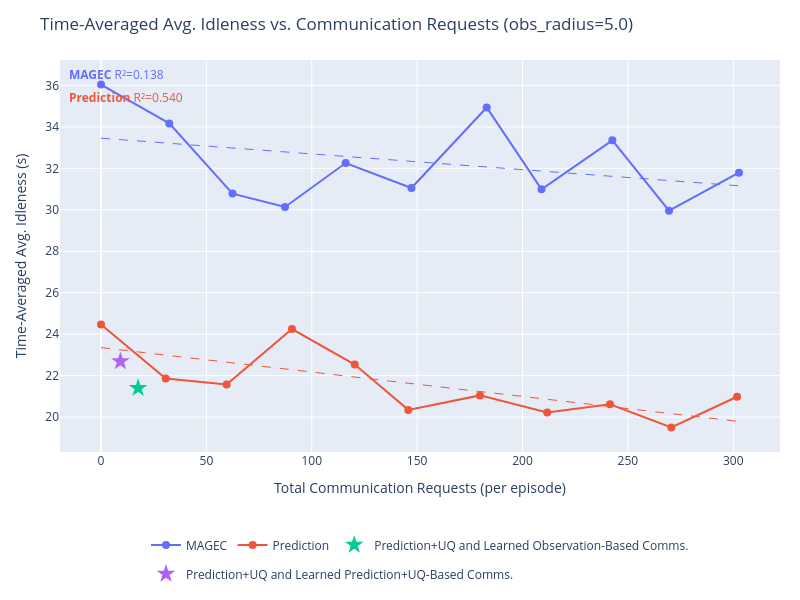
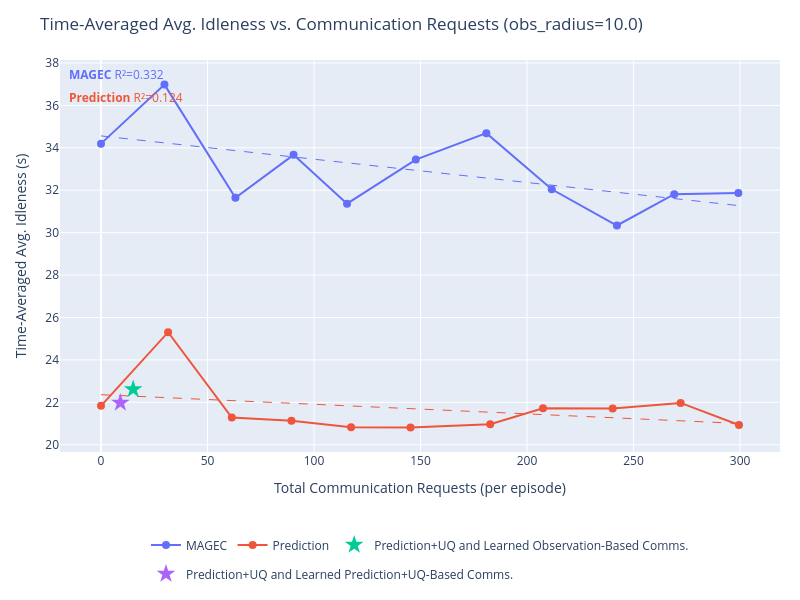
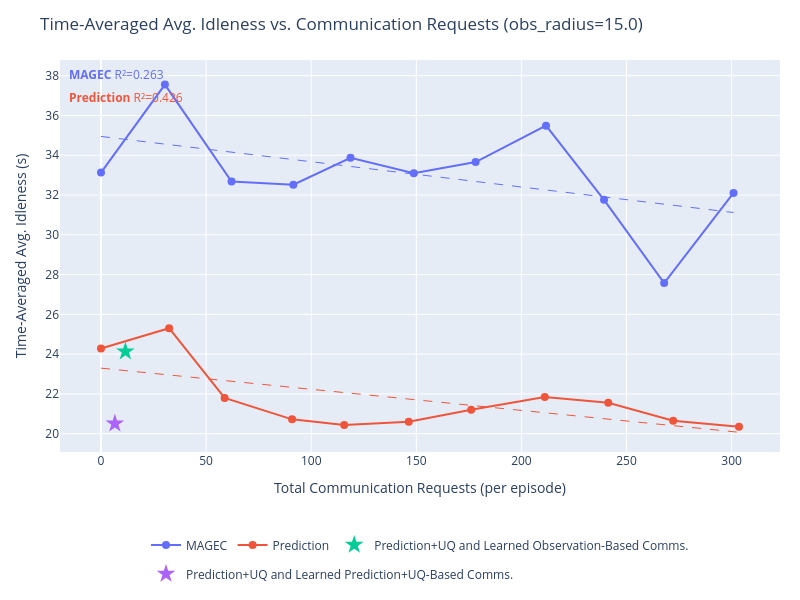
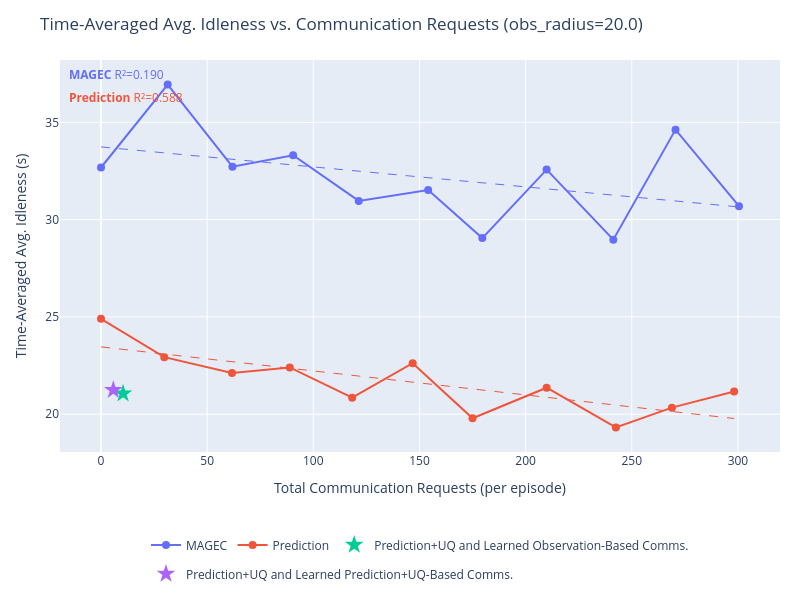

The cell these charts' notebook holds for them, in order:
### Code cell
import plotly.graph_objects as go
import plotly.express as px
import numpy as np

# SERIES_TO_PLOT = {"Learned Comms. + Prediction + UQ", "MAGEC"}
SERIES_TO_PLOT = None # Plot all

series_colors = {s: c for s, c in zip(output, px.colors.qualitative.Plotly)}


def get_requests(data):
    """Total communication requests per episode (mean over episodes)."""
    r = np.array(data['communication']['requests_made'][...])
    return float(np.mean(r.reshape(r.shape[0], -1).sum(axis=1)))


def get_idleness_mean(data):
    """Time-averaged avg. idleness, mean over episodes."""
    return float(np.mean(data['avg_idleness']))


def fit_ols_trendline(xs, ys):
    """
    Fit an OLS linear trendline y = a*x + b.
    Returns (x_smooth, y_smooth, r2).
    """
    xs, ys = np.array(xs, dtype=float), np.array(ys, dtype=float)
    coeffs = np.polyfit(xs, ys, 1)
    x_smooth = np.linspace(xs.min(), xs.max(), 200)
    y_smooth = np.polyval(coeffs, x_smooth)
    y_pred = np.polyval(coeffs, xs)
    ss_res = np.sum((ys - y_pred) ** 2)
    ss_tot = np.sum((ys - ys.mean()) ** 2)
    r2 = 1.0 - ss_res / ss_tot if ss_tot > 0 else float('nan')
    return x_smooth, y_smooth, r2


for obs_radius in obs_radii:
    fig = go.Figure()
    r2_annotations = []

    for series in output:
        if SERIES_TO_PLOT is not None and series not in SERIES_TO_PLOT:
            continue

        color = series_colors.get(series, '#888888')
        all_exps = list(output[series].keys())

        # Swept experiments: encoded as obs_radius_X_comms_Y
        swept_exps = sorted(
            [e for e in all_exps if f"obs_radius_{obs_radius:.1f}_comms_" in e],
            key=lambda e: float(e.split("_comms_")[1])
        )
        # Fixed (learned comms) experiments: encoded as obs_radius_X only
        fixed_exps = [e for e in all_exps if e == f"obs_radius_{obs_radius:.1f}"]

        if swept_exps:
            comms_ps = [float(e.split("_comms_")[1]) for e in swept_exps]
            xs = [get_requests(output[series][e]) for e in swept_exps]
            ys = [get_idleness_mean(output[series][e]) for e in swept_exps]

            fig.add_trace(go.Scatter(
                x=xs,
                y=ys,
                mode='lines+markers',
                name=series,
                line=dict(color=color),
                marker=dict(color=color, size=8),
                legendgroup=series,
                hovertemplate=[
                    f"{series}<br>comms_p={cp:.3f}<br>requests=%{{x:.1f}}<br>idleness=%{{y:.4f}}<extra></extra>"
                    for cp in comms_ps
                ],
            ))

            # OLS trendline
            if len(xs) >= 2:
                x_trend, y_trend, r2 = fit_ols_trendline(xs, ys)
                fig.add_trace(go.Scatter(
                    x=x_trend,
                    y=y_trend,
                    mode='lines',
                    name=f"{series} (fit)",
                    line=dict(color=color, dash='dash', width=1),
                    legendgroup=series,
                    showlegend=False,
                    hoverinfo='skip',
                ))
                r2_annotations.append(
                    dict(
                        text=f"<b>{series}</b> R²={r2:.3f}",
                        xref='paper', yref='paper',
                        x=0.01,
                        y=0.99 - len(r2_annotations) * 0.06,
                        xanchor='left', yanchor='top',
                        showarrow=False,
                        font=dict(color=color, size=12),
                    )
                )

        if fixed_exps:
            xs_f = [get_requests(output[series][e]) for e in fixed_exps]
            ys_f = [get_idleness_mean(output[series][e]) for e in fixed_exps]
            fig.add_trace(go.Scatter(
                x=xs_f,
                y=ys_f,
                mode='markers',
                name=series,
                marker=dict(color=color, size=14, symbol='star'),
                legendgroup=series,
                showlegend=len(swept_exps) == 0,
                hovertemplate=f"{series}<br>requests=%{{x:.1f}}<br>idleness=%{{y:.4f}}<extra></extra>",
            ))

    fig.update_layout(
        title=f"Time-Averaged Avg. Idleness vs. Communication Requests (obs_radius={obs_radius:.1f})",
        xaxis_title="Total Communication Requests (per episode)",
        yaxis_title="Time-Averaged Avg. Idleness (s)",
        height=600,
        width=800,
        hovermode='closest',
        autosize=True,
        margin=dict(l=60, r=20, t=60, b=120),
        legend=dict(orientation='h', yanchor='top', y=-0.2, xanchor='center', x=0.5),
        annotations=r2_annotations,
    )
    fig.show()

### Figure 1 — Plotly figure (JSON) as saved in the notebook; plotly's stock layout.template omitted (floating-point values rounded to 4 significant figures; data arrays with more than 128 entries replaced by an {"elided": "..."} marker saying what was removed)
{"data": [{"hovertemplate": ["MAGEC<br>comms_p=0.000<br>requests=%{x:.1f}<br>idleness=%{y:.4f}<extra></extra>", "MAGEC<br>comms_p=0.050<br>requests=%{x:.1f}<br>idleness=%{y:.4f}<extra></extra>", "MAGEC<br>comms_p=0.100<br>requests=%{x:.1f}<br>idleness=%{y:.4f}<extra></extra>", "MAGEC<br>comms_p=0.150<br>requests=%{x:.1f}<br>idleness=%{y:.4f}<extra></extra>", "MAGEC<br>comms_p=0.200<br>requests=%{x:.1f}<br>idleness=%{y:.4f}<extra></extra>", "MAGEC<br>comms_p=0.250<br>requests=%{x:.1f}<br>idleness=%{y:.4f}<extra></extra>", "MAGEC<br>comms_p=0.300<br>requests=%{x:.1f}<br>idleness=%{y:.4f}<extra></extra>", "MAGEC<br>comms_p=0.350<br>requests=%{x:.1f}<br>idleness=%{y:.4f}<extra></extra>", "MAGEC<br>comms_p=0.400<br>requests=%{x:.1f}<br>idleness=%{y:.4f}<extra></extra>", "MAGEC<br>comms_p=0.450<br>requests=%{x:.1f}<br>idleness=%{y:.4f}<extra></extra>", "MAGEC<br>comms_p=0.500<br>requests=%{x:.1f}<br>idleness=%{y:.4f}<extra></extra>"], "legendgroup": "MAGEC", "line": {"color": "#636EFA"}, "marker": {"color": "#636EFA", "size": 8}, "mode": "lines+markers", "name": "MAGEC", "type": "scatter", "x": [0, 32.4, 62.4, 87.3, 116.1, 147.3, 183, 209, 242.6, 269.5, 302.7], "y": [36.04, 34.17, 30.78, 30.14, 32.26, 31.05, 34.94, 30.99, 33.35, 29.96, 31.79]}, {"hoverinfo": "skip", "legendgroup": "MAGEC", "line": {"color": "#636EFA", "dash": "dash", "width": 1}, "mode": "lines", "name": "MAGEC (fit)", "showlegend": false, "type": "scatter", "x": {"elided": "200 float values"}, "y": {"elided": "200 float values"}}, {"hovertemplate": ["Prediction<br>comms_p=0.000<br>requests=%{x:.1f}<br>idleness=%{y:.4f}<extra></extra>", "Prediction<br>comms_p=0.050<br>requests=%{x:.1f}<br>idleness=%{y:.4f}<extra></extra>", "Prediction<br>comms_p=0.100<br>requests=%{x:.1f}<br>idleness=%{y:.4f}<extra></extra>", "Prediction<br>comms_p=0.150<br>requests=%{x:.1f}<br>idleness=%{y:.4f}<extra></extra>", "Prediction<br>comms_p=0.200<br>requests=%{x:.1f}<br>idleness=%{y:.4f}<extra></extra>", "Prediction<br>comms_p=0.250<br>requests=%{x:.1f}<br>idleness=%{y:.4f}<extra></extra>", "Prediction<br>comms_p=0.300<br>requests=%{x:.1f}<br>idleness=%{y:.4f}<extra></extra>", "Prediction<br>comms_p=0.350<br>requests=%{x:.1f}<br>idleness=%{y:.4f}<extra></extra>", "Prediction<br>comms_p=0.400<br>requests=%{x:.1f}<br>idleness=%{y:.4f}<extra></extra>", "Prediction<br>comms_p=0.450<br>requests=%{x:.1f}<br>idleness=%{y:.4f}<extra></extra>", "Prediction<br>comms_p=0.500<br>requests=%{x:.1f}<br>idleness=%{y:.4f}<extra></extra>"], "legendgroup": "Prediction", "line": {"color": "#EF553B"}, "marker": {"color": "#EF553B", "size": 8}, "mode": "lines+markers", "name": "Prediction", "type": "scatter", "x": [0, 30.7, 59.6, 90.6, 120.4, 145.8, 179.8, 211.7, 241.5, 270.6, 301.8], "y": [24.47, 21.87, 21.57, 24.25, 22.54, 20.35, 21.05, 20.23, 20.62, 19.5, 20.98]}, {"hoverinfo": "skip", "legendgroup": "Prediction", "line": {"color": "#EF553B", "dash": "dash", "width": 1}, "mode": "lines", "name": "Prediction (fit)", "showlegend": false, "type": "scatter", "x": {"elided": "200 float values"}, "y": {"elided": "200 float values"}}, {"hovertemplate": "Prediction+UQ and Learned Observation-Based Comms.<br>requests=%{x:.1f}<br>idleness=%{y:.4f}<extra></extra>", "legendgroup": "Prediction+UQ and Learned Observation-Based Comms.", "marker": {"color": "#00CC96", "size": 14, "symbol": "star"}, "mode": "markers", "name": "Prediction+UQ and Learned Observation-Based Comms.", "showlegend": true, "type": "scatter", "x": [17.6], "y": [21.4]}, {"hovertemplate": "Prediction+UQ and Learned Prediction+UQ-Based Comms.<br>requests=%{x:.1f}<br>idleness=%{y:.4f}<extra></extra>", "legendgroup": "Prediction+UQ and Learned Prediction+UQ-Based Comms.", "marker": {"color": "#AB63FA", "size": 14, "symbol": "star"}, "mode": "markers", "name": "Prediction+UQ and Learned Prediction+UQ-Based Comms.", "showlegend": true, "type": "scatter", "x": [9.2], "y": [22.69]}], "layout": {"annotations": [{"font": {"color": "#636EFA", "size": 12}, "showarrow": false, "text": "<b>MAGEC</b> R²=0.138", "x": 0.01, "xanchor": "left", "xref": "paper", "y": 0.99, "yanchor": "top", "yref": "paper"}, {"font": {"color": "#EF553B", "size": 12}, "showarrow": false, "text": "<b>Prediction</b> R²=0.540", "x": 0.01, "xanchor": "left", "xref": "paper", "y": 0.93, "yanchor": "top", "yref": "paper"}], "autosize": true, "height": 600, "hovermode": "closest", "legend": {"orientation": "h", "x": 0.5, "xanchor": "center", "y": -0.2, "yanchor": "top"}, "margin": {"b": 120, "l": 60, "r": 20, "t": 60}, "title": {"text": "Time-Averaged Avg. Idleness vs. Communication Requests (obs_radius=5.0)"}, "width": 800, "xaxis": {"title": {"text": "Total Communication Requests (per episode)"}}, "yaxis": {"title": {"text": "Time-Averaged Avg. Idleness (s)"}}}}

### Figure 2 — Plotly figure (JSON) as saved in the notebook; plotly's stock layout.template omitted (floating-point values rounded to 4 significant figures; data arrays with more than 128 entries replaced by an {"elided": "..."} marker saying what was removed)
{"data": [{"hovertemplate": ["MAGEC<br>comms_p=0.000<br>requests=%{x:.1f}<br>idleness=%{y:.4f}<extra></extra>", "MAGEC<br>comms_p=0.050<br>requests=%{x:.1f}<br>idleness=%{y:.4f}<extra></extra>", "MAGEC<br>comms_p=0.100<br>requests=%{x:.1f}<br>idleness=%{y:.4f}<extra></extra>", "MAGEC<br>comms_p=0.150<br>requests=%{x:.1f}<br>idleness=%{y:.4f}<extra></extra>", "MAGEC<br>comms_p=0.200<br>requests=%{x:.1f}<br>idleness=%{y:.4f}<extra></extra>", "MAGEC<br>comms_p=0.250<br>requests=%{x:.1f}<br>idleness=%{y:.4f}<extra></extra>", "MAGEC<br>comms_p=0.300<br>requests=%{x:.1f}<br>idleness=%{y:.4f}<extra></extra>", "MAGEC<br>comms_p=0.350<br>requests=%{x:.1f}<br>idleness=%{y:.4f}<extra></extra>", "MAGEC<br>comms_p=0.400<br>requests=%{x:.1f}<br>idleness=%{y:.4f}<extra></extra>", "MAGEC<br>comms_p=0.450<br>requests=%{x:.1f}<br>idleness=%{y:.4f}<extra></extra>", "MAGEC<br>comms_p=0.500<br>requests=%{x:.1f}<br>idleness=%{y:.4f}<extra></extra>"], "legendgroup": "MAGEC", "line": {"color": "#636EFA"}, "marker": {"color": "#636EFA", "size": 8}, "mode": "lines+markers", "name": "MAGEC", "type": "scatter", "x": [0, 29.8, 63.1, 90.4, 115.5, 147.8, 180.9, 211.6, 242.2, 269.1, 299.2], "y": [34.2, 36.98, 31.64, 33.67, 31.37, 33.45, 34.69, 32.05, 30.34, 31.82, 31.87]}, {"hoverinfo": "skip", "legendgroup": "MAGEC", "line": {"color": "#636EFA", "dash": "dash", "width": 1}, "mode": "lines", "name": "MAGEC (fit)", "showlegend": false, "type": "scatter", "x": {"elided": "200 float values"}, "y": {"elided": "200 float values"}}, {"hovertemplate": ["Prediction<br>comms_p=0.000<br>requests=%{x:.1f}<br>idleness=%{y:.4f}<extra></extra>", "Prediction<br>comms_p=0.050<br>requests=%{x:.1f}<br>idleness=%{y:.4f}<extra></extra>", "Prediction<br>comms_p=0.100<br>requests=%{x:.1f}<br>idleness=%{y:.4f}<extra></extra>", "Prediction<br>comms_p=0.150<br>requests=%{x:.1f}<br>idleness=%{y:.4f}<extra></extra>", "Prediction<br>comms_p=0.200<br>requests=%{x:.1f}<br>idleness=%{y:.4f}<extra></extra>", "Prediction<br>comms_p=0.250<br>requests=%{x:.1f}<br>idleness=%{y:.4f}<extra></extra>", "Prediction<br>comms_p=0.300<br>requests=%{x:.1f}<br>idleness=%{y:.4f}<extra></extra>", "Prediction<br>comms_p=0.350<br>requests=%{x:.1f}<br>idleness=%{y:.4f}<extra></extra>", "Prediction<br>comms_p=0.400<br>requests=%{x:.1f}<br>idleness=%{y:.4f}<extra></extra>", "Prediction<br>comms_p=0.450<br>requests=%{x:.1f}<br>idleness=%{y:.4f}<extra></extra>", "Prediction<br>comms_p=0.500<br>requests=%{x:.1f}<br>idleness=%{y:.4f}<extra></extra>"], "legendgroup": "Prediction", "line": {"color": "#EF553B"}, "marker": {"color": "#EF553B", "size": 8}, "mode": "lines+markers", "name": "Prediction", "type": "scatter", "x": [0, 31.5, 61.4, 89.4, 117.4, 145.3, 182.7, 207.5, 240.2, 272.1, 299.5], "y": [21.84, 25.31, 21.28, 21.14, 20.82, 20.82, 20.97, 21.72, 21.71, 21.97, 20.93]}, {"hoverinfo": "skip", "legendgroup": "Prediction", "line": {"color": "#EF553B", "dash": "dash", "width": 1}, "mode": "lines", "name": "Prediction (fit)", "showlegend": false, "type": "scatter", "x": {"elided": "200 float values"}, "y": {"elided": "200 float values"}}, {"hovertemplate": "Prediction+UQ and Learned Observation-Based Comms.<br>requests=%{x:.1f}<br>idleness=%{y:.4f}<extra></extra>", "legendgroup": "Prediction+UQ and Learned Observation-Based Comms.", "marker": {"color": "#00CC96", "size": 14, "symbol": "star"}, "mode": "markers", "name": "Prediction+UQ and Learned Observation-Based Comms.", "showlegend": true, "type": "scatter", "x": [15.1], "y": [22.61]}, {"hovertemplate": "Prediction+UQ and Learned Prediction+UQ-Based Comms.<br>requests=%{x:.1f}<br>idleness=%{y:.4f}<extra></extra>", "legendgroup": "Prediction+UQ and Learned Prediction+UQ-Based Comms.", "marker": {"color": "#AB63FA", "size": 14, "symbol": "star"}, "mode": "markers", "name": "Prediction+UQ and Learned Prediction+UQ-Based Comms.", "showlegend": true, "type": "scatter", "x": [9.1], "y": [21.98]}], "layout": {"annotations": [{"font": {"color": "#636EFA", "size": 12}, "showarrow": false, "text": "<b>MAGEC</b> R²=0.332", "x": 0.01, "xanchor": "left", "xref": "paper", "y": 0.99, "yanchor": "top", "yref": "paper"}, {"font": {"color": "#EF553B", "size": 12}, "showarrow": false, "text": "<b>Prediction</b> R²=0.124", "x": 0.01, "xanchor": "left", "xref": "paper", "y": 0.93, "yanchor": "top", "yref": "paper"}], "autosize": true, "height": 600, "hovermode": "closest", "legend": {"orientation": "h", "x": 0.5, "xanchor": "center", "y": -0.2, "yanchor": "top"}, "margin": {"b": 120, "l": 60, "r": 20, "t": 60}, "title": {"text": "Time-Averaged Avg. Idleness vs. Communication Requests (obs_radius=10.0)"}, "width": 800, "xaxis": {"title": {"text": "Total Communication Requests (per episode)"}}, "yaxis": {"title": {"text": "Time-Averaged Avg. Idleness (s)"}}}}

### Figure 3 — Plotly figure (JSON) as saved in the notebook; plotly's stock layout.template omitted (floating-point values rounded to 4 significant figures; data arrays with more than 128 entries replaced by an {"elided": "..."} marker saying what was removed)
{"data": [{"hovertemplate": ["MAGEC<br>comms_p=0.000<br>requests=%{x:.1f}<br>idleness=%{y:.4f}<extra></extra>", "MAGEC<br>comms_p=0.050<br>requests=%{x:.1f}<br>idleness=%{y:.4f}<extra></extra>", "MAGEC<br>comms_p=0.100<br>requests=%{x:.1f}<br>idleness=%{y:.4f}<extra></extra>", "MAGEC<br>comms_p=0.150<br>requests=%{x:.1f}<br>idleness=%{y:.4f}<extra></extra>", "MAGEC<br>comms_p=0.200<br>requests=%{x:.1f}<br>idleness=%{y:.4f}<extra></extra>", "MAGEC<br>comms_p=0.250<br>requests=%{x:.1f}<br>idleness=%{y:.4f}<extra></extra>", "MAGEC<br>comms_p=0.300<br>requests=%{x:.1f}<br>idleness=%{y:.4f}<extra></extra>", "MAGEC<br>comms_p=0.350<br>requests=%{x:.1f}<br>idleness=%{y:.4f}<extra></extra>", "MAGEC<br>comms_p=0.400<br>requests=%{x:.1f}<br>idleness=%{y:.4f}<extra></extra>", "MAGEC<br>comms_p=0.450<br>requests=%{x:.1f}<br>idleness=%{y:.4f}<extra></extra>", "MAGEC<br>comms_p=0.500<br>requests=%{x:.1f}<br>idleness=%{y:.4f}<extra></extra>"], "legendgroup": "MAGEC", "line": {"color": "#636EFA"}, "marker": {"color": "#636EFA", "size": 8}, "mode": "lines+markers", "name": "MAGEC", "type": "scatter", "x": [0, 30.4, 62.1, 91.5, 118.7, 148.8, 178.2, 211.7, 239.3, 267.9, 300.9], "y": [33.13, 37.55, 32.68, 32.52, 33.87, 33.09, 33.66, 35.49, 31.76, 27.57, 32.1]}, {"hoverinfo": "skip", "legendgroup": "MAGEC", "line": {"color": "#636EFA", "dash": "dash", "width": 1}, "mode": "lines", "name": "MAGEC (fit)", "showlegend": false, "type": "scatter", "x": {"elided": "200 float values"}, "y": {"elided": "200 float values"}}, {"hovertemplate": ["Prediction<br>comms_p=0.000<br>requests=%{x:.1f}<br>idleness=%{y:.4f}<extra></extra>", "Prediction<br>comms_p=0.050<br>requests=%{x:.1f}<br>idleness=%{y:.4f}<extra></extra>", "Prediction<br>comms_p=0.100<br>requests=%{x:.1f}<br>idleness=%{y:.4f}<extra></extra>", "Prediction<br>comms_p=0.150<br>requests=%{x:.1f}<br>idleness=%{y:.4f}<extra></extra>", "Prediction<br>comms_p=0.200<br>requests=%{x:.1f}<br>idleness=%{y:.4f}<extra></extra>", "Prediction<br>comms_p=0.250<br>requests=%{x:.1f}<br>idleness=%{y:.4f}<extra></extra>", "Prediction<br>comms_p=0.300<br>requests=%{x:.1f}<br>idleness=%{y:.4f}<extra></extra>", "Prediction<br>comms_p=0.350<br>requests=%{x:.1f}<br>idleness=%{y:.4f}<extra></extra>", "Prediction<br>comms_p=0.400<br>requests=%{x:.1f}<br>idleness=%{y:.4f}<extra></extra>", "Prediction<br>comms_p=0.450<br>requests=%{x:.1f}<br>idleness=%{y:.4f}<extra></extra>", "Prediction<br>comms_p=0.500<br>requests=%{x:.1f}<br>idleness=%{y:.4f}<extra></extra>"], "legendgroup": "Prediction", "line": {"color": "#EF553B"}, "marker": {"color": "#EF553B", "size": 8}, "mode": "lines+markers", "name": "Prediction", "type": "scatter", "x": [0, 32.4, 58.8, 90.9, 115.7, 146.4, 176.1, 211.1, 241.3, 272.2, 303.5], "y": [24.29, 25.31, 21.8, 20.72, 20.44, 20.6, 21.21, 21.84, 21.56, 20.66, 20.35]}, {"hoverinfo": "skip", "legendgroup": "Prediction", "line": {"color": "#EF553B", "dash": "dash", "width": 1}, "mode": "lines", "name": "Prediction (fit)", "showlegend": false, "type": "scatter", "x": {"elided": "200 float values"}, "y": {"elided": "200 float values"}}, {"hovertemplate": "Prediction+UQ and Learned Observation-Based Comms.<br>requests=%{x:.1f}<br>idleness=%{y:.4f}<extra></extra>", "legendgroup": "Prediction+UQ and Learned Observation-Based Comms.", "marker": {"color": "#00CC96", "size": 14, "symbol": "star"}, "mode": "markers", "name": "Prediction+UQ and Learned Observation-Based Comms.", "showlegend": true, "type": "scatter", "x": [11.6], "y": [24.14]}, {"hovertemplate": "Prediction+UQ and Learned Prediction+UQ-Based Comms.<br>requests=%{x:.1f}<br>idleness=%{y:.4f}<extra></extra>", "legendgroup": "Prediction+UQ and Learned Prediction+UQ-Based Comms.", "marker": {"color": "#AB63FA", "size": 14, "symbol": "star"}, "mode": "markers", "name": "Prediction+UQ and Learned Prediction+UQ-Based Comms.", "showlegend": true, "type": "scatter", "x": [6.6], "y": [20.51]}], "layout": {"annotations": [{"font": {"color": "#636EFA", "size": 12}, "showarrow": false, "text": "<b>MAGEC</b> R²=0.263", "x": 0.01, "xanchor": "left", "xref": "paper", "y": 0.99, "yanchor": "top", "yref": "paper"}, {"font": {"color": "#EF553B", "size": 12}, "showarrow": false, "text": "<b>Prediction</b> R²=0.426", "x": 0.01, "xanchor": "left", "xref": "paper", "y": 0.93, "yanchor": "top", "yref": "paper"}], "autosize": true, "height": 600, "hovermode": "closest", "legend": {"orientation": "h", "x": 0.5, "xanchor": "center", "y": -0.2, "yanchor": "top"}, "margin": {"b": 120, "l": 60, "r": 20, "t": 60}, "title": {"text": "Time-Averaged Avg. Idleness vs. Communication Requests (obs_radius=15.0)"}, "width": 800, "xaxis": {"title": {"text": "Total Communication Requests (per episode)"}}, "yaxis": {"title": {"text": "Time-Averaged Avg. Idleness (s)"}}}}

### Figure 4 — Plotly figure (JSON) as saved in the notebook; plotly's stock layout.template omitted (floating-point values rounded to 4 significant figures; data arrays with more than 128 entries replaced by an {"elided": "..."} marker saying what was removed)
{"data": [{"hovertemplate": ["MAGEC<br>comms_p=0.000<br>requests=%{x:.1f}<br>idleness=%{y:.4f}<extra></extra>", "MAGEC<br>comms_p=0.050<br>requests=%{x:.1f}<br>idleness=%{y:.4f}<extra></extra>", "MAGEC<br>comms_p=0.100<br>requests=%{x:.1f}<br>idleness=%{y:.4f}<extra></extra>", "MAGEC<br>comms_p=0.150<br>requests=%{x:.1f}<br>idleness=%{y:.4f}<extra></extra>", "MAGEC<br>comms_p=0.200<br>requests=%{x:.1f}<br>idleness=%{y:.4f}<extra></extra>", "MAGEC<br>comms_p=0.250<br>requests=%{x:.1f}<br>idleness=%{y:.4f}<extra></extra>", "MAGEC<br>comms_p=0.300<br>requests=%{x:.1f}<br>idleness=%{y:.4f}<extra></extra>", "MAGEC<br>comms_p=0.350<br>requests=%{x:.1f}<br>idleness=%{y:.4f}<extra></extra>", "MAGEC<br>comms_p=0.400<br>requests=%{x:.1f}<br>idleness=%{y:.4f}<extra></extra>", "MAGEC<br>comms_p=0.450<br>requests=%{x:.1f}<br>idleness=%{y:.4f}<extra></extra>", "MAGEC<br>comms_p=0.500<br>requests=%{x:.1f}<br>idleness=%{y:.4f}<extra></extra>"], "legendgroup": "MAGEC", "line": {"color": "#636EFA"}, "marker": {"color": "#636EFA", "size": 8}, "mode": "lines+markers", "name": "MAGEC", "type": "scatter", "x": [0, 31.4, 61.9, 90.5, 121.4, 154.1, 179.6, 209.9, 241.3, 270.6, 300.5], "y": [32.68, 36.94, 32.72, 33.31, 30.96, 31.52, 29.05, 32.57, 28.97, 34.62, 30.69]}, {"hoverinfo": "skip", "legendgroup": "MAGEC", "line": {"color": "#636EFA", "dash": "dash", "width": 1}, "mode": "lines", "name": "MAGEC (fit)", "showlegend": false, "type": "scatter", "x": {"elided": "200 float values"}, "y": {"elided": "200 float values"}}, {"hovertemplate": ["Prediction<br>comms_p=0.000<br>requests=%{x:.1f}<br>idleness=%{y:.4f}<extra></extra>", "Prediction<br>comms_p=0.050<br>requests=%{x:.1f}<br>idleness=%{y:.4f}<extra></extra>", "Prediction<br>comms_p=0.100<br>requests=%{x:.1f}<br>idleness=%{y:.4f}<extra></extra>", "Prediction<br>comms_p=0.150<br>requests=%{x:.1f}<br>idleness=%{y:.4f}<extra></extra>", "Prediction<br>comms_p=0.200<br>requests=%{x:.1f}<br>idleness=%{y:.4f}<extra></extra>", "Prediction<br>comms_p=0.250<br>requests=%{x:.1f}<br>idleness=%{y:.4f}<extra></extra>", "Prediction<br>comms_p=0.300<br>requests=%{x:.1f}<br>idleness=%{y:.4f}<extra></extra>", "Prediction<br>comms_p=0.350<br>requests=%{x:.1f}<br>idleness=%{y:.4f}<extra></extra>", "Prediction<br>comms_p=0.400<br>requests=%{x:.1f}<br>idleness=%{y:.4f}<extra></extra>", "Prediction<br>comms_p=0.450<br>requests=%{x:.1f}<br>idleness=%{y:.4f}<extra></extra>", "Prediction<br>comms_p=0.500<br>requests=%{x:.1f}<br>idleness=%{y:.4f}<extra></extra>"], "legendgroup": "Prediction", "line": {"color": "#EF553B"}, "marker": {"color": "#EF553B", "size": 8}, "mode": "lines+markers", "name": "Prediction", "type": "scatter", "x": [0, 29.8, 61.7, 88.9, 118.3, 146.8, 175, 209.9, 242.5, 268.9, 298.2], "y": [24.9, 22.93, 22.12, 22.4, 20.85, 22.62, 19.79, 21.36, 19.32, 20.34, 21.17]}, {"hoverinfo": "skip", "legendgroup": "Prediction", "line": {"color": "#EF553B", "dash": "dash", "width": 1}, "mode": "lines", "name": "Prediction (fit)", "showlegend": false, "type": "scatter", "x": {"elided": "200 float values"}, "y": {"elided": "200 float values"}}, {"hovertemplate": "Prediction+UQ and Learned Observation-Based Comms.<br>requests=%{x:.1f}<br>idleness=%{y:.4f}<extra></extra>", "legendgroup": "Prediction+UQ and Learned Observation-Based Comms.", "marker": {"color": "#00CC96", "size": 14, "symbol": "star"}, "mode": "markers", "name": "Prediction+UQ and Learned Observation-Based Comms.", "showlegend": true, "type": "scatter", "x": [10.4], "y": [21.06]}, {"hovertemplate": "Prediction+UQ and Learned Prediction+UQ-Based Comms.<br>requests=%{x:.1f}<br>idleness=%{y:.4f}<extra></extra>", "legendgroup": "Prediction+UQ and Learned Prediction+UQ-Based Comms.", "marker": {"color": "#AB63FA", "size": 14, "symbol": "star"}, "mode": "markers", "name": "Prediction+UQ and Learned Prediction+UQ-Based Comms.", "showlegend": true, "type": "scatter", "x": [5.8], "y": [21.24]}], "layout": {"annotations": [{"font": {"color": "#636EFA", "size": 12}, "showarrow": false, "text": "<b>MAGEC</b> R²=0.190", "x": 0.01, "xanchor": "left", "xref": "paper", "y": 0.99, "yanchor": "top", "yref": "paper"}, {"font": {"color": "#EF553B", "size": 12}, "showarrow": false, "text": "<b>Prediction</b> R²=0.588", "x": 0.01, "xanchor": "left", "xref": "paper", "y": 0.93, "yanchor": "top", "yref": "paper"}], "autosize": true, "height": 600, "hovermode": "closest", "legend": {"orientation": "h", "x": 0.5, "xanchor": "center", "y": -0.2, "yanchor": "top"}, "margin": {"b": 120, "l": 60, "r": 20, "t": 60}, "title": {"text": "Time-Averaged Avg. Idleness vs. Communication Requests (obs_radius=20.0)"}, "width": 800, "xaxis": {"title": {"text": "Total Communication Requests (per episode)"}}, "yaxis": {"title": {"text": "Time-Averaged Avg. Idleness (s)"}}}}
